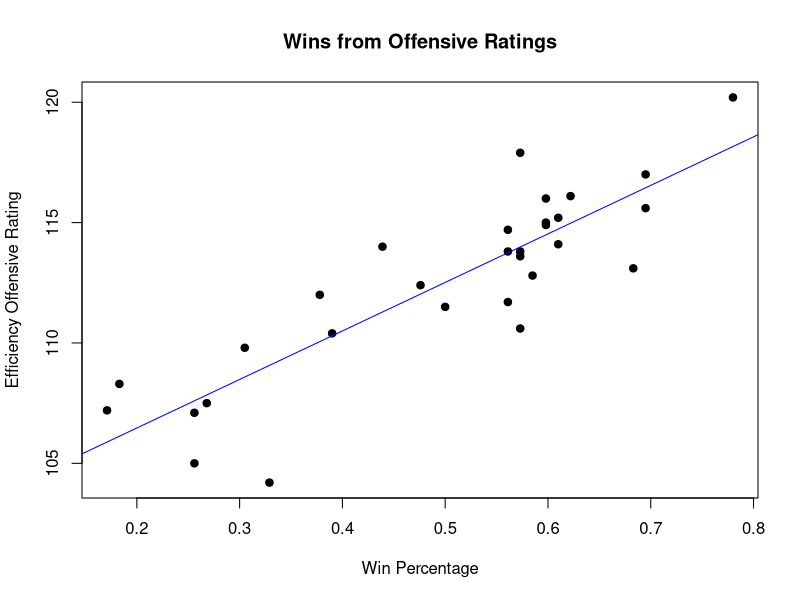
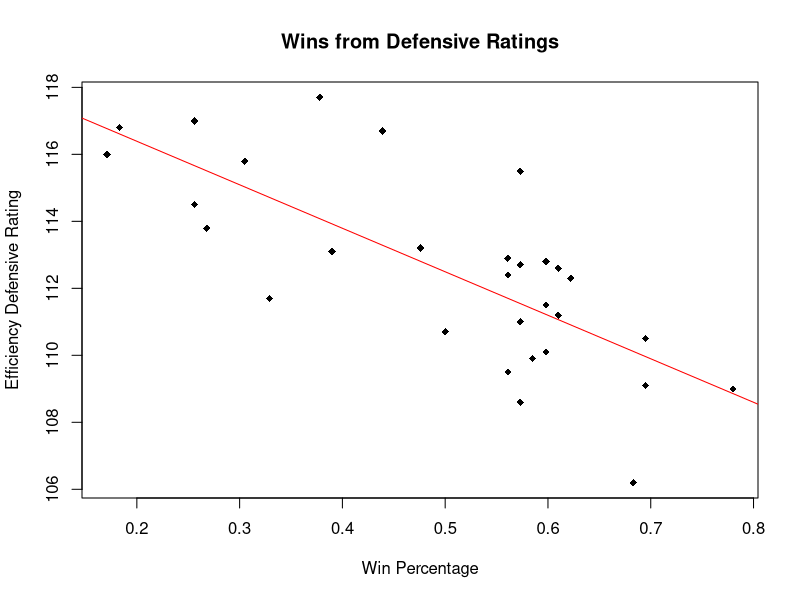
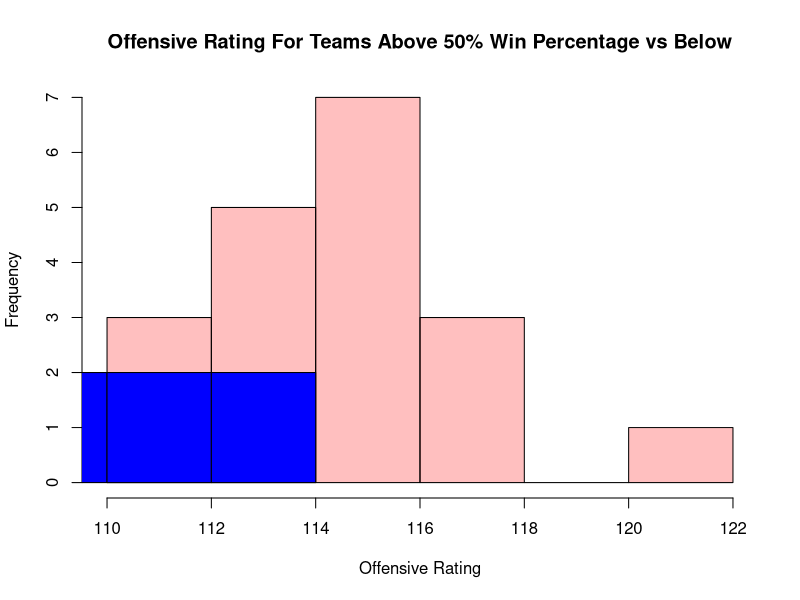
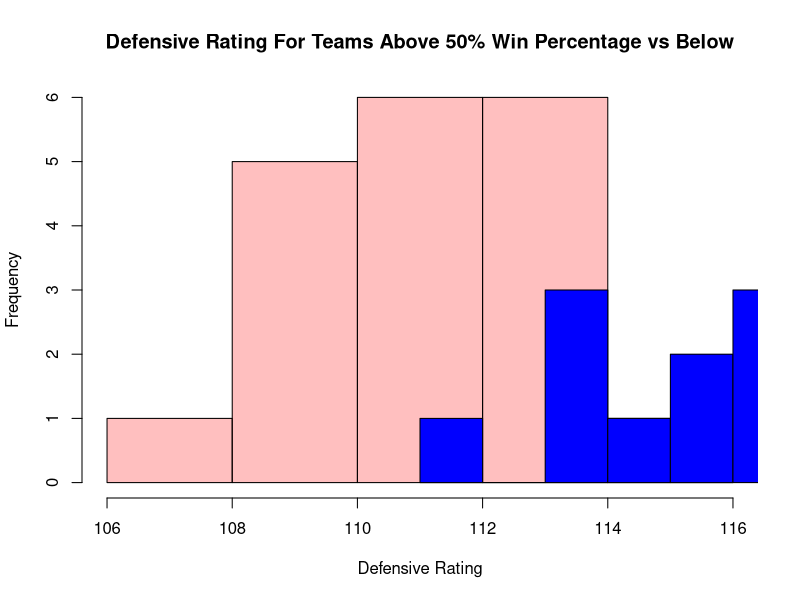
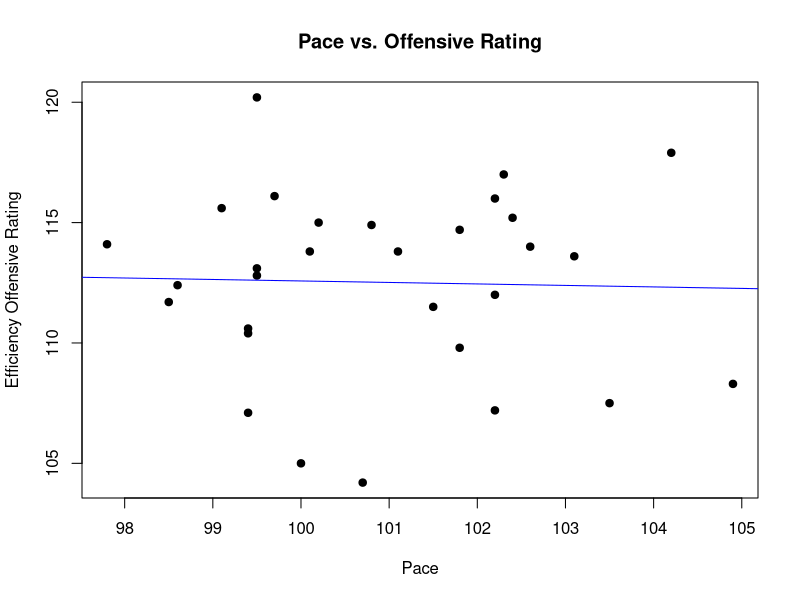
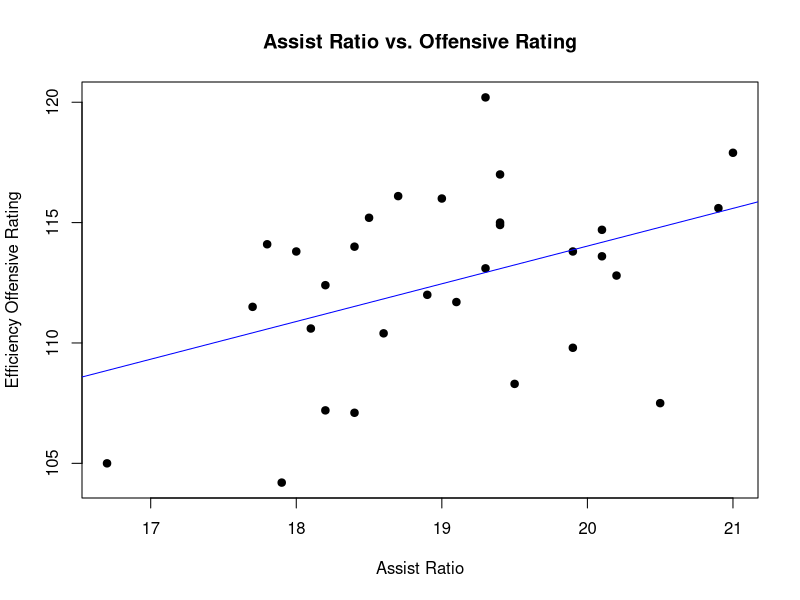

Source code (R) for these figures, in order:
## ---- chunk 1
Nba_stats <- read.csv("./Teams_Estimated_Metrics_Season23_24.csv")
Nba_stats
## ---- chunk 2
#| echo: false
2 * 2
## ---- chunk 3
plot(Nba_stats$W_PCT, Nba_stats$E_OFF_RATING, main = "Wins from Offensive Ratings", xlab = "Win Percentage", ylab = "Efficiency Offensive Rating", pch = 19)

abline(lm(E_OFF_RATING~W_PCT, data = Nba_stats), col = 'blue')
## ---- chunk 4
plot(Nba_stats$W_PCT, Nba_stats$E_DEF_RATING, main = "Wins from Defensive Ratings", xlab = "Win Percentage", ylab = "Efficiency Defensive Rating", pch = 18)

abline(lm(E_DEF_RATING~W_PCT, data = Nba_stats), col = 'red')
## ---- chunk 5
#head(Nba_stats, 15)
Nba_above_500 <- subset(Nba_stats, Nba_stats$W_PCT >= 0.500)
Nba_below_500 <- subset(Nba_stats, Nba_stats$W_PCT < 0.500)
col1 = rgb(1, 0, 0, 0.25)
col2 = rgb(0, 0, 1, 1)
hist(Nba_above_500$E_OFF_RATING, col = col1, main = "Offensive Rating For Teams Above 50% Win Percentage vs Below", xlab = "Offensive Rating")
hist(Nba_below_500$E_OFF_RATING, col = col2, add = TRUE)
## ---- chunk 6
col1 = rgb(1, 0, 0, 0.25)
col2 = rgb(0, 0, 1, 1)
hist(Nba_above_500$E_DEF_RATING, col = col1, main = "Defensive Rating For Teams Above 50% Win Percentage vs Below", xlab = "Defensive Rating")
hist(Nba_below_500$E_DEF_RATING, col = col2, add = TRUE)
## ---- chunk 7
plot(Nba_stats$E_PACE, Nba_stats$E_OFF_RATING, main = "Pace vs. Offensive Rating", xlab = "Pace", ylab = "Efficiency Offensive Rating", pch = 19)

abline(lm(E_OFF_RATING~E_PACE, data = Nba_stats), col = 'blue')
## ---- chunk 8
plot(Nba_stats$E_AST_RATIO, Nba_stats$E_OFF_RATING, main = "Assist Ratio vs. Offensive Rating", xlab = "Assist Ratio", ylab = "Efficiency Offensive Rating", pch = 19)

abline(lm(E_OFF_RATING~E_AST_RATIO, data = Nba_stats), col = 'blue')
